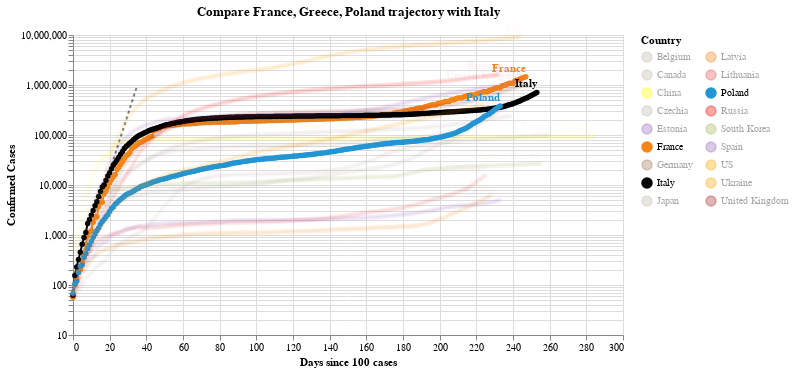

The code cell stored with this chart in its notebook:
### Code cell
#hide_input
chart2 = make_since_chart(dff2, ['France', 'Greece', 'Poland'], baseline_countries)
chart2

### Figure 1 — Vega-Lite specification as saved in the notebook (floating-point values rounded to 4 significant figures; data arrays with more than 128 entries replaced by an {"elided": "..."} marker saying what was removed)
{"config": {"view": {"continuousWidth": 400, "continuousHeight": 300}}, "layer": [{"data": {"name": "data-628230001892d6798b50651be41d1b3e"}, "mark": {"type": "line", "color": "black", "opacity": 0.5, "strokeDash": [3, 3]}, "encoding": {"x": {"type": "quantitative", "field": "Days since 100 cases"}, "y": {"type": "quantitative", "field": "Confirmed Cases"}}}, {"data": {"name": "data-eef60fdc18fe26aac3e0434d95d3a021"}, "mark": {"type": "line", "point": true}, "encoding": {"color": {"type": "nominal", "field": "Country", "legend": {"columns": 2}, "scale": {"domain": ["Belgium", "Canada", "China", "Czechia", "Estonia", "France", "Germany", "Italy", "Japan", "Latvia", "Lithuania", "Poland", "Russia", "South Korea", "Spain", "US", "Ukraine", "United Kingdom"], "range": ["#C1B7AD", "#C1B7AD", "yellow", "#C1B7AD", "#9467bd", "#F58518", "#9D755D", "black", "#C1B7AD", "#F58518", "#E45756", "#2495D3", "red", "#A1BA59", "#9467bd", "orange", "orange", "brown"]}}, "opacity": {"condition": {"value": 1, "selection": "selector005"}, "value": 0.05}, "tooltip": [{"type": "nominal", "field": "Country"}, {"type": "temporal", "field": "Date"}, {"type": "quantitative", "field": "Confirmed Cases"}, {"type": "quantitative", "field": "Days since 100 cases"}], "x": {"type": "quantitative", "field": "Days since 100 cases"}, "y": {"type": "quantitative", "field": "Confirmed Cases", "scale": {"type": "log"}}}, "selection": {"selector005": {"type": "multi", "fields": ["Country"], "bind": "legend", "init": [{"Country": "France"}, {"Country": "Greece"}, {"Country": "Poland"}, {"Country": "Italy"}]}}, "width": 550}, {"data": {"name": "data-eef60fdc18fe26aac3e0434d95d3a021"}, "mark": {"type": "text", "align": "right", "dy": -8, "fontWeight": "bold"}, "encoding": {"color": {"type": "nominal", "field": "Country", "legend": {"columns": 2}, "scale": {"domain": ["Belgium", "Canada", "China", "Czechia", "Estonia", "France", "Germany", "Italy", "Japan", "Latvia", "Lithuania", "Poland", "Russia", "South Korea", "Spain", "US", "Ukraine", "United Kingdom"], "range": ["#C1B7AD", "#C1B7AD", "yellow", "#C1B7AD", "#9467bd", "#F58518", "#9D755D", "black", "#C1B7AD", "#F58518", "#E45756", "#2495D3", "red", "#A1BA59", "#9467bd", "orange", "orange", "brown"]}}, "opacity": {"condition": {"value": 1, "selection": "selector005"}, "value": 0.05}, "text": {"type": "nominal", "field": "Country"}, "tooltip": [{"type": "nominal", "field": "Country"}, {"type": "temporal", "field": "Date"}, {"type": "quantitative", "field": "Confirmed Cases"}, {"type": "quantitative", "field": "Days since 100 cases"}], "x": {"type": "quantitative", "field": "Days since 100 cases"}, "y": {"type": "quantitative", "field": "Confirmed Cases", "scale": {"type": "log"}}}, "transform": [{"filter": "(datum['Date'] >= 1604188800000)"}], "width": 550}], "title": "Compare France, Greece, Poland trajectory with Italy", "$schema": "https://vega.github.io/schema/vega-lite/v4.8.1.json", "datasets": {"data-628230001892d6798b50651be41d1b3e": [{"Days since 100 cases": 0, "Confirmed Cases": 100.0}, {"Days since 100 cases": 1, "Confirmed Cases": 130.0}, {"Days since 100 cases": 2, "Confirmed Cases": 169.0}, {"Days since 100 cases": 3, "Confirmed Cases": 219.7}, {"Days since 100 cases": 4, "Confirmed Cases": 285.6}, {"Days since 100 cases": 5, "Confirmed Cases": 371.3}, {"Days since 100 cases": 6, "Confirmed Cases": 482.7}, {"Days since 100 cases": 7, "Confirmed Cases": 627.5}, {"Days since 100 cases": 8, "Confirmed Cases": 815.7}, {"Days since 100 cases": 9, "Confirmed Cases": 1060.0}, {"Days since 100 cases": 10, "Confirmed Cases": 1379.0}, {"Days since 100 cases": 11, "Confirmed Cases": 1792.0}, {"Days since 100 cases": 12, "Confirmed Cases": 2330.0}, {"Days since 100 cases": 13, "Confirmed Cases": 3029.0}, {"Days since 100 cases": 14, "Confirmed Cases": 3937.0}, {"Days since 100 cases": 15, "Confirmed Cases": 5119.0}, {"Days since 100 cases": 16, "Confirmed Cases": 6654.0}, {"Days since 100 cases": 17, "Confirmed Cases": 8650.0}, {"Days since 100 cases": 18, "Confirmed Cases": 11250.0}, {"Days since 100 cases": 19, "Confirmed Cases": 14620.0}, {"Days since 100 cases": 20, "Confirmed Cases": 19000.0}, {"Days since 100 cases": 21, "Confirmed Cases": 24710.0}, {"Days since 100 cases": 22, "Confirmed Cases": 32120.0}, {"Days since 100 cases": 23, "Confirmed Cases": 41750.0}, {"Days since 100 cases": 24, "Confirmed Cases": 54280.0}, {"Days since 100 cases": 25, "Confirmed Cases": 70560.0}, {"Days since 100 cases": 26, "Confirmed Cases": 91730.0}, {"Days since 100 cases": 27, "Confirmed Cases": 119300.0}, {"Days since 100 cases": 28, "Confirmed Cases": 155000.0}, {"Days since 100 cases": 29, "Confirmed Cases": 201500.0}, {"Days since 100 cases": 30, "Confirmed Cases": 262000.0}, {"Days since 100 cases": 31, "Confirmed Cases": 340600.0}, {"Days since 100 cases": 32, "Confirmed Cases": 442800.0}, {"Days since 100 cases": 33, "Confirmed Cases": 575600.0}, {"Days since 100 cases": 34, "Confirmed Cases": 748300.0}, {"Days since 100 cases": 35, "Confirmed Cases": 972800.0}], "data-eef60fdc18fe26aac3e0434d95d3a021": {"elided": "4389 records"}}}
